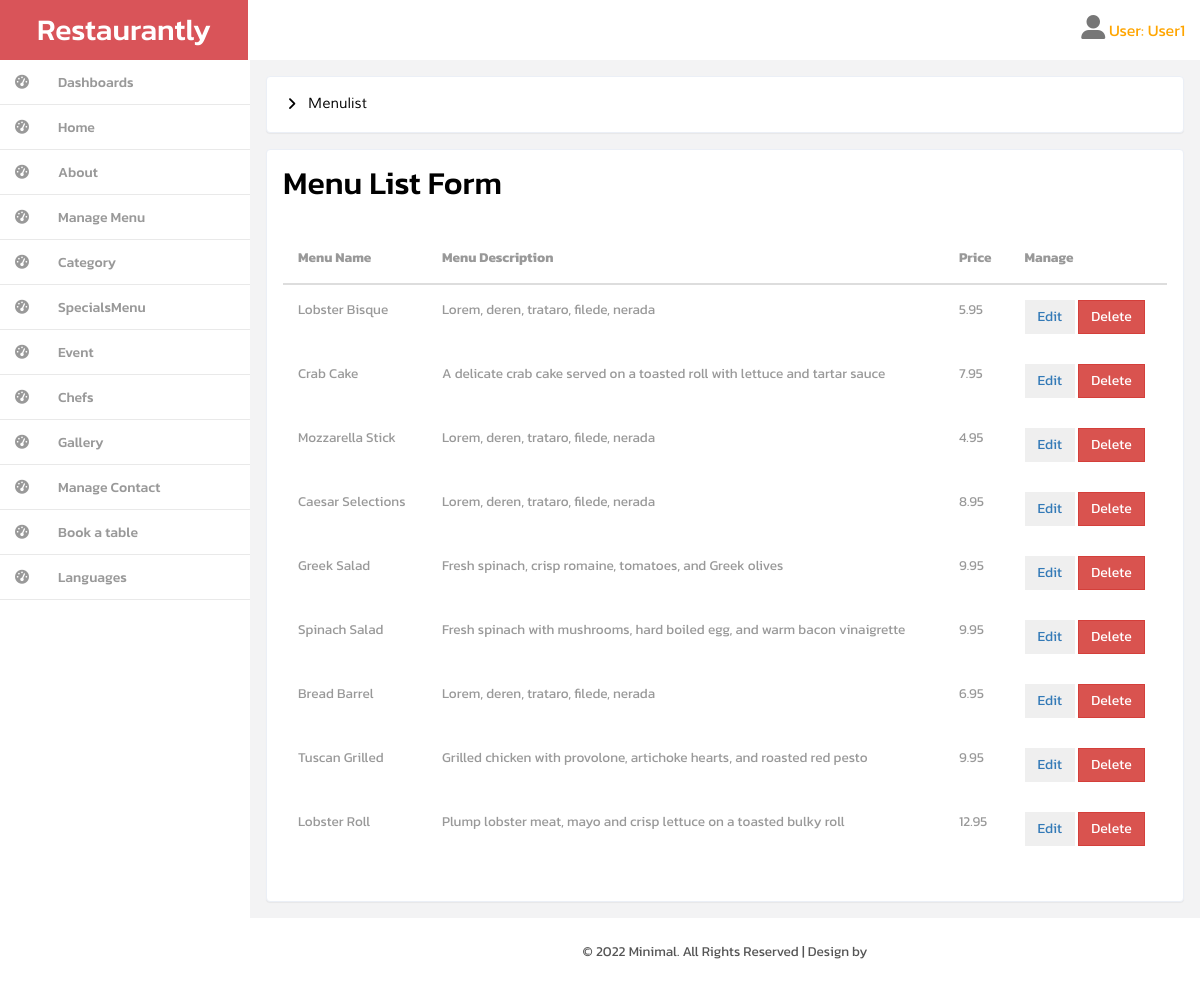
Page /backend/menu_list.php (signed in) on the committed database.
### tables this page shows
CREATE TABLE `menu` (
  `id` int(11) NOT NULL,
  `cate_id` int(11) NOT NULL,
  `name_menu` varchar(255) NOT NULL,
  `description_menu` varchar(255) NOT NULL,
  `price_menu` varchar(16) NOT NULL,
  `menu_img` varchar(500) NOT NULL
);

### backend/menu_list.php (the view, shortened to what this page needs)
<!DOCTYPE HTML>
<html>
<head>
  <?php
    include("inc_header.php");
    include "../connect/connect.php";
    include("inc_left_menu.php");
   ?>
</head>
<body>
    <?php
          if(isset($_GET['action'])){
            $sql = $conn->query("SELECT * FROM menu");
            $rows = $sql->fetchAll();
            switch($_GET){
              case ($_GET['action'] == 'en');
    ?>
    <div id="wrapper">
        <div id="page-wrapper" class="gray-bg dashbard-1">
            <div class="content-main">
                <div class="banner">
                    <h2>
                        <i class="fa fa-angle-right"></i>
                        <span>Menulist</span>
                    </h2>
                </div>
                <div class="grid-form">
                    <div class="grid-form1">
                        <h3 id="forms-example" class="">Menu List Form</h3>
                        <form>
                            <div class="card-body">
                                <div class="table-responsive">
                                    <table id="tablelist_menu" class="display" style="width: 100%;">
                                        <thead class=" text-primary">
                                            <th>Menu Name</th>
                                            <th>Menu Description</th>
                                            <th>Price</th>
                                            <th>Manage</th>
                                        </thead>
                                        <tbody>
                                            <?php
                                              foreach ($rows as $row) {
                                            ?>
                                            <tr>
                                                <td><?php echo $row['name_menu']; ?></td>
                                                <td><?php echo $row['description_menu']; ?></td>
                                                <td><?php echo $row['price_menu']; ?></td>
                                                <td>
                                                    <a href="edit_menu.php?id=<?php echo $row['id'];?>&action=en">
                                                        <button class="btn btn-secondary" type="button"> Edit </button>
                                                    </a>
                                                    <a href="./Delete/menu_delete.php?id=<?php echo $row['id'];?>">
                                                        <button class="btn btn-danger" type="button" onclick="return Myfunction();"> Delete </button>
                                                    </a>
                                                    <script>
                                                      function Myfunction() {
                                                          return confirm("Delete?");
                                                      }
                                                    </script>
                                                </td>
                                            </tr>
                                            <?php  } ?>
                                        </tbody>
                                    </table>
                                </div>
                            </div>
                    </div>
                </div>
                </form>
                <?php break; ?>
            <?php
              case ($_GET['action'] == 'th');
              $sql = $conn->query("SELECT * FROM menu_th");
              $rows = $sql->fetchAll();
            ?>
                <div id="wrapper">
                    <div id="page-wrapper" class="gray-bg dashbard-1">
                        <div class="content-main">
                            <div class="banner">
                                <h2>
                                    <i class="fa fa-angle-right"></i>
                                    <span>รายการเมนู</span>
                                </h2>
                            </div>
                            <div class="grid-form">
                                <div class="grid-form1">
                                    <h3 id="forms-example" class="">รายการเมนู</h3>
                                    <form>
                                        <div class="card-body">
                                            <div class="table-responsive">
                                                <table class="table">
                                                    <thead class=" text-primary">
                                                        <th>ชื่อเมนู</th>
                                                        <th>รายละเอียดเมนู</th>
                                                        <th>ราคา</th>
                                                        <th>การจัดการ</th>
                                                    </thead>
                                                    <tbody>
                                                        <?php
                                                          foreach ($rows as $row) {
                                                        ?>
                                                        <tr>
                                                            <td><?php echo $row['name_menu_th']; ?></td>
                                                            <td><?php echo $row['description_menu_th']; ?></td>
                                                            <td><?php echo $row['price_menu_th']; ?></td>
                                                            <td>
                                                                <a
                                                                    href="edit_menu.php?id=<?php echo $row['id'];?>&action=th">
                                                                    <button class="btn btn-secondary" type="button">แก้ไข </button>
                                                                </a>
                                                                <a
                                                                    href="./Delete/menu_delete_th.php?id=<?php echo $row['id'];?>&action=th">
                                                                    <button class="btn btn-danger" type="button" onclick="return Myfunction()"> ลบ </button>
                                                                </a>
                                                                <script>
                                                                  function Myfunction() {
                                                                    return confirm("ลบรายการนี้?");
                                                                  }
                                                                </script>
                                                            </td>
                                                        </tr>
                                                        <?php  } ?>
                                                    </tbody>
                                                </table>
                                            </div>
                                        </div>
                                </div>
                            </div>
                            </form>
                            <?php break; } ?>
                            <?php
                            }else{
                                $sql = $conn->query("SELECT * FROM menu");
                                $rows = $sql->fetchAll();
                            ?>
                            <div id="wrapper">
                                <div id="page-wrapper" class="gray-bg dashbard-1">
                                    <div class="content-main">
                                        <div class="banner">
                                            <h2>
                                                <i class="fa fa-angle-right"></i>
                                                <span>Menulist</span>
                                            </h2>
                                        </div>
                                        <div class="grid-form">
                                            <div class="grid-form1">
                                                <h3 id="forms-example" class="">Menu List Form</h3>
                                                <form>
                                                    <div class="card-body">
                                                        <div class="table-responsive">
                                                            <table class="table">
                                                                <thead class=" text-primary">
                                                                    <th>Menu Name</th>
                                                                    <th>Menu Description</th>
                                                                    <th>Price</th>
                                                                    <th>Manage</th>
                                                                </thead>
                                                                <tbody>
                                                                    <?php
                                                                      foreach ($rows as $row) {
                                                                    ?>
                                                                    <tr>
                                                                        <td><?php echo $row['name_menu']; ?></td>
                                                                        <td><?php echo $row['description_menu']; ?></td>
                                                                        <td><?php echo $row['price_menu']; ?></td>
                                                                        <td>
                                                                            <a
                                                                                href="edit_menu.php?id=<?php echo $row['id'];?>">
                                                                                <button class="btn btn-secondary" type="button"> Edit </button>
                                                                            </a>
                                                                            <a
                                                                                href="./Delete/menu_delete.php?id=<?php echo $row['id'];?>">
                                                                                <button class="btn btn-danger" type="button" onclick="return Myfunction()"> Delete</button>
                                                                            </a>
                                                                        </td>
                                                                    </tr>
                                                                    <?php  } ?>
                                                                </tbody>
                                                            </table>
                                                        </div>
                                                    </div>
                                            </div>
                                        </div>
                                        <?php } ?>
                                        <?php include("inc_copy.php"); ?>
                                    </div>
                                </div>
                            </div>
</body>
</html>

### rows in the picture
menu: name_menu "Lobster Bisque", description_menu "Lorem, deren, trataro, filede, nerada", price_menu "5.95"
menu: name_menu "Crab Cake", description_menu "A delicate crab cake served on a toasted roll with lettuce and tartar sauce", price_menu "7.95"
menu: name_menu "Mozzarella Stick", description_menu "Lorem, deren, trataro, filede, nerada", price_menu "4.95"
menu: name_menu "Caesar Selections", description_menu "Lorem, deren, trataro, filede, nerada", price_menu "8.95"
menu: name_menu "Greek Salad", description_menu "Fresh spinach, crisp romaine, tomatoes, and Greek olives", price_menu "9.95"
menu: name_menu "Spinach Salad", description_menu "Fresh spinach with mushrooms, hard boiled egg, and warm bacon vinaigrette", price_menu "9.95"
menu: name_menu "Bread Barrel", description_menu "Lorem, deren, trataro, filede, nerada", price_menu "6.95"
menu: name_menu "Tuscan Grilled", description_menu "Grilled chicken with provolone, artichoke hearts, and roasted red pesto", price_menu "9.95"
menu: name_menu "Lobster Roll", description_menu "Plump lobster meat, mayo and crisp lettuce on a toasted bulky roll", price_menu "12.95"

### other values in the picture
$_SESSION["name"] "User1"
